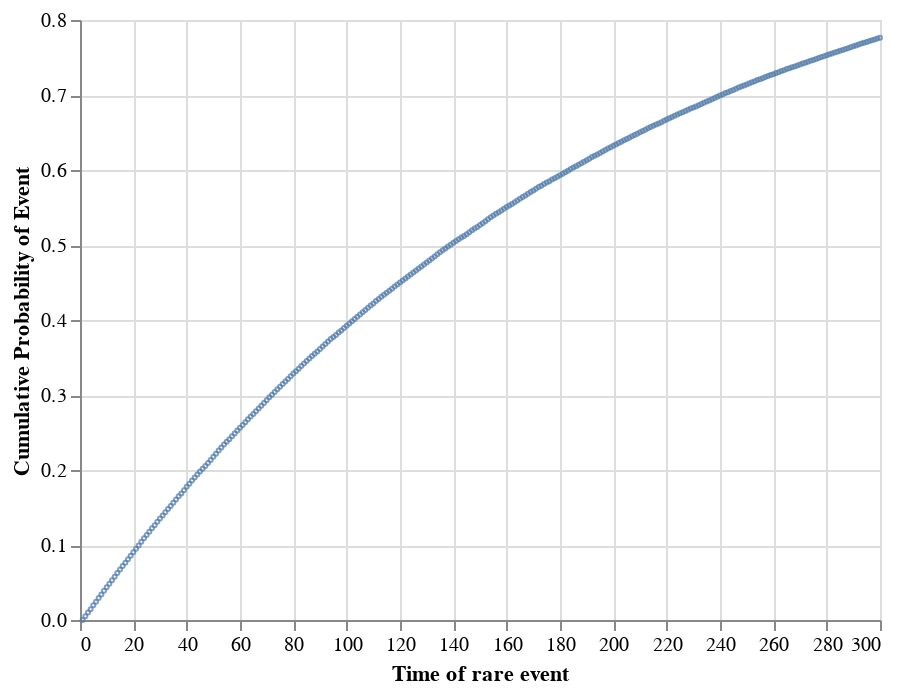

The notebook cell saved with this chart:
### Markdown cell above
The above plot is why I started this notebook. If you hover your mouse over the bar for 5 straight games, you will see the p-value of someone being the imposter 5 or more times is a smidge more than 0.5% (0.005). So, about 1 in 200. To me, this sounds like while it is unlikely that smeone gets to be imposter so many times in a row, it's not THAT crazy. Seeing someone be the imposter 4 or more times blasts that probability to 5%, which is really fairly common, and 3 times in a row is a colossal 29%. These events are really rather common.

An interesting side question might be "how many times do I need to play Among Us to see someone be the imposter 5 times in a row, given there is a 1/200 chance of it happening on any given gaming session (assuming you play 20 games per session, about 90 minutes worth). We can run a quick little side simulation to calculate this:

### Code cell
from random import random

def time_until_rare_event_occurs(chance: float) -> int:
    times: int = 0
    event_happened: bool = False
    while not event_happened:
        event_happened = random() < chance # only triggers if a random # from 0 to 1 is less than chance, a float from 0 to 1
        times += 1
    return times

def simulate_many_rare_events(simulations: int, chance: float) -> pd.DataFrame:
    times_when_event_triggered: list = []
    for s in range(simulations):
        time_until_event: int = time_until_rare_event_occurs(chance)
        times_when_event_triggered.append(time_until_event)
    max_time: int = max(times_when_event_triggered) # just get a reasonable max value
    counts_events: list = []
    for i in range(max_time):
        event_count = times_when_event_triggered.count(i)
        event_chance = 1.0*event_count / simulations
        counts_events.append(event_chance)
    df = pd.DataFrame(counts_events, columns = ["EventObservedThisTime"])
    df["EventObservedByThisTime"] = df.EventObservedThisTime.cumsum()
    df["Time"] = list(df.index)
    df["Time"] = df["Time"] + 1 #fix off by 1 error
    return df

sims: int = 100000
chance: float = 0.005

df_time_until_event = simulate_many_rare_events(sims, chance)

alt.Chart(df_time_until_event.iloc[:300]).mark_point(size=1).encode(
    x=alt.X('Time',title = "Time of rare event", scale = alt.Scale(domain=[0,300])),
    y=alt.Y('EventObservedByThisTime',title = "Cumulative Probability of Event"),
    tooltip=['EventObservedThisTime','EventObservedByThisTime','Time']
)

### Figure 1 — Vega-Lite specification as saved in the notebook (floating-point values rounded to 4 significant figures; data arrays with more than 128 entries replaced by an {"elided": "..."} marker saying what was removed)
{"config": {"view": {"continuousWidth": 400, "continuousHeight": 300}}, "data": {"name": "data-4266b81fc0c6e58f8dc1b75496ef5805"}, "mark": {"type": "point", "size": 1}, "encoding": {"tooltip": [{"type": "quantitative", "field": "EventObservedThisTime"}, {"type": "quantitative", "field": "EventObservedByThisTime"}, {"type": "quantitative", "field": "Time"}], "x": {"type": "quantitative", "field": "Time", "scale": {"domain": [0, 300]}, "title": "Time of rare event"}, "y": {"type": "quantitative", "field": "EventObservedByThisTime", "title": "Cumulative Probability of Event"}}, "$schema": "https://vega.github.io/schema/vega-lite/v4.8.1.json", "datasets": {"data-4266b81fc0c6e58f8dc1b75496ef5805": {"elided": "300 records"}}}
